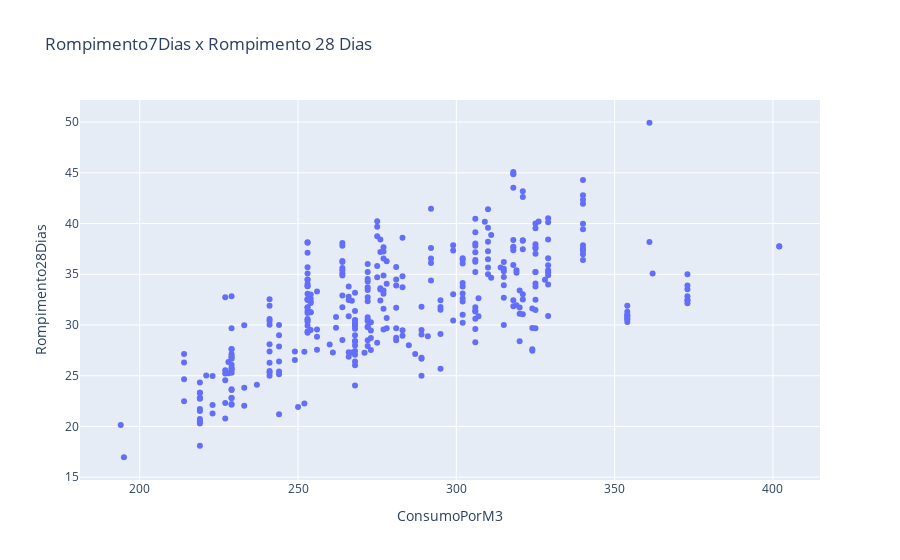

Notebook code for this chart:
### Code cell
fig = px.scatter(dados_aglomerante, x="ConsumoPorM3", y="Rompimento28Dias", title='Rompimento7Dias x Rompimento 28 Dias')
fig.show()

### Figure 1 — Plotly figure (JSON) as saved in the notebook; plotly's stock layout.template omitted (floating-point values rounded to 4 significant figures; data arrays with more than 128 entries replaced by an {"elided": "..."} marker saying what was removed)
{"data": [{"hovertemplate": "ConsumoPorM3=%{x}<br>Rompimento28Dias=%{y}<extra></extra>", "legendgroup": "", "marker": {"color": "#636efa", "symbol": "circle"}, "mode": "markers", "name": "", "orientation": "v", "showlegend": false, "type": "scatter", "x": {"elided": "361 int values"}, "xaxis": "x", "y": {"elided": "361 float values"}, "yaxis": "y"}], "layout": {"legend": {"tracegroupgap": 0}, "title": {"text": "Rompimento7Dias x Rompimento 28 Dias"}, "xaxis": {"anchor": "y", "domain": [0, 1], "title": {"text": "ConsumoPorM3"}}, "yaxis": {"anchor": "x", "domain": [0, 1], "title": {"text": "Rompimento28Dias"}}}}
